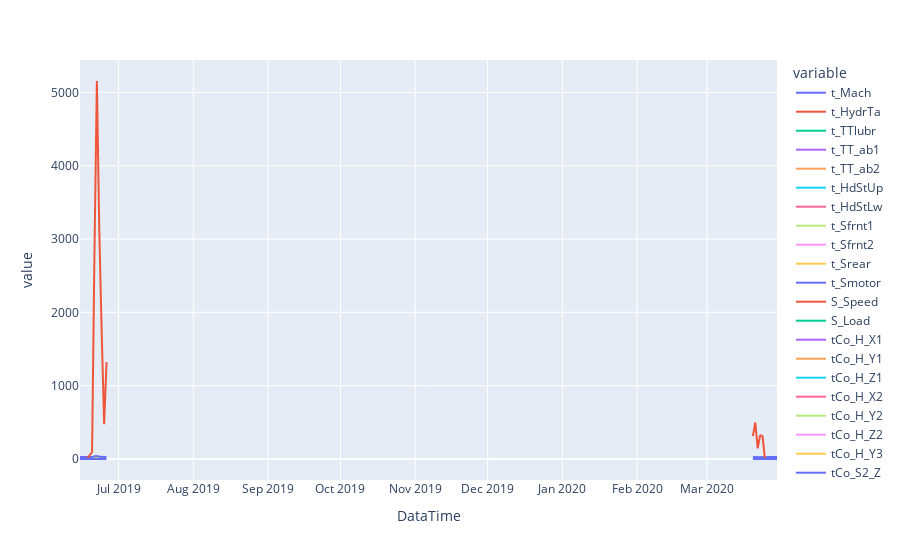

Source (notebook cell):
### Markdown cell above
## Processo per caricare tutti i file dello stesso tipo

### Code cell
path = 'Tabelle_omv/'
data_file = 'DiagnosisTable'
data_list=[]

for filename in os.listdir(path):
    if filename.endswith(".txt") and data_file in filename: 
        print(filename[:-4])
        txt_to_csv(filename = path + filename[:-4],
                   filedest = path + 'csv/' + filename[:-4])
        
        data = load_data(path + 'csv/' + filename[:-4] + '.csv')
        data_list.append(data)
        
data_all = pd.concat(data_list)
data_all.sort_index(inplace = True)


data_all.info()
print(pd.date_range(start = '2020-02-21 22:50:01', end = '2020-04-02 08:52:01' ).difference(data_all.index))
#data_all = data_all.loc['2020-04-03 01:05:00':'2020-05-03 23:05:00']
data_all.drop('OpMode', axis=1, inplace=True)
data_all = data_all.resample('1D').mean()
#data_all = data_all.loc['2020-04-01 23:05:00':'2020-05-05 23:05:00']
#data_all['t_Mach'].plot(figsize=(15,10))
#data_all.info()

#for index, row in data_all.iterrows():
#    print(index, row['t_Mach'])


fig = px.line(data_all)
fig.show()

### Figure 1 — Plotly figure (JSON) as saved in the notebook; plotly's stock layout.template omitted (floating-point values rounded to 4 significant figures; data arrays with more than 128 entries replaced by an {"elided": "..."} marker saying what was removed)
{"data": [{"hovertemplate": "variable=t_Mach<br>DataTime=%{x}<br>value=%{y}<extra></extra>", "legendgroup": "t_Mach", "line": {"color": "#636efa", "dash": "solid"}, "mode": "lines", "name": "t_Mach", "showlegend": true, "type": "scattergl", "x": {"elided": "290 str values"}, "xaxis": "x", "y": {"elided": "290 float values"}, "yaxis": "y"}, {"hovertemplate": "variable=t_HydrTa<br>DataTime=%{x}<br>value=%{y}<extra></extra>", "legendgroup": "t_HydrTa", "line": {"color": "#EF553B", "dash": "solid"}, "mode": "lines", "name": "t_HydrTa", "showlegend": true, "type": "scattergl", "x": {"elided": "290 str values"}, "xaxis": "x", "y": {"elided": "290 float values"}, "yaxis": "y"}, {"hovertemplate": "variable=t_TTlubr<br>DataTime=%{x}<br>value=%{y}<extra></extra>", "legendgroup": "t_TTlubr", "line": {"color": "#00cc96", "dash": "solid"}, "mode": "lines", "name": "t_TTlubr", "showlegend": true, "type": "scattergl", "x": {"elided": "290 str values"}, "xaxis": "x", "y": {"elided": "290 float values"}, "yaxis": "y"}, {"hovertemplate": "variable=t_TT_ab1<br>DataTime=%{x}<br>value=%{y}<extra></extra>", "legendgroup": "t_TT_ab1", "line": {"color": "#ab63fa", "dash": "solid"}, "mode": "lines", "name": "t_TT_ab1", "showlegend": true, "type": "scattergl", "x": {"elided": "290 str values"}, "xaxis": "x", "y": {"elided": "290 float values"}, "yaxis": "y"}, {"hovertemplate": "variable=t_TT_ab2<br>DataTime=%{x}<br>value=%{y}<extra></extra>", "legendgroup": "t_TT_ab2", "line": {"color": "#FFA15A", "dash": "solid"}, "mode": "lines", "name": "t_TT_ab2", "showlegend": true, "type": "scattergl", "x": {"elided": "290 str values"}, "xaxis": "x", "y": {"elided": "290 float values"}, "yaxis": "y"}, {"hovertemplate": "variable=t_HdStUp<br>DataTime=%{x}<br>value=%{y}<extra></extra>", "legendgroup": "t_HdStUp", "line": {"color": "#19d3f3", "dash": "solid"}, "mode": "lines", "name": "t_HdStUp", "showlegend": true, "type": "scattergl", "x": {"elided": "290 str values"}, "xaxis": "x", "y": {"elided": "290 float values"}, "yaxis": "y"}, {"hovertemplate": "variable=t_HdStLw<br>DataTime=%{x}<br>value=%{y}<extra></extra>", "legendgroup": "t_HdStLw", "line": {"color": "#FF6692", "dash": "solid"}, "mode": "lines", "name": "t_HdStLw", "showlegend": true, "type": "scattergl", "x": {"elided": "290 str values"}, "xaxis": "x", "y": {"elided": "290 float values"}, "yaxis": "y"}, {"hovertemplate": "variable=t_Sfrnt1<br>DataTime=%{x}<br>value=%{y}<extra></extra>", "legendgroup": "t_Sfrnt1", "line": {"color": "#B6E880", "dash": "solid"}, "mode": "lines", "name": "t_Sfrnt1", "showlegend": true, "type": "scattergl", "x": {"elided": "290 str values"}, "xaxis": "x", "y": {"elided": "290 float values"}, "yaxis": "y"}, {"hovertemplate": "variable=t_Sfrnt2<br>DataTime=%{x}<br>value=%{y}<extra></extra>", "legendgroup": "t_Sfrnt2", "line": {"color": "#FF97FF", "dash": "solid"}, "mode": "lines", "name": "t_Sfrnt2", "showlegend": true, "type": "scattergl", "x": {"elided": "290 str values"}, "xaxis": "x", "y": {"elided": "290 float values"}, "yaxis": "y"}, {"hovertemplate": "variable=t_Srear<br>DataTime=%{x}<br>value=%{y}<extra></extra>", "legendgroup": "t_Srear", "line": {"color": "#FECB52", "dash": "solid"}, "mode": "lines", "name": "t_Srear", "showlegend": true, "type": "scattergl", "x": {"elided": "290 str values"}, "xaxis": "x", "y": {"elided": "290 float values"}, "yaxis": "y"}, {"hovertemplate": "variable=t_Smotor<br>DataTime=%{x}<br>value=%{y}<extra></extra>", "legendgroup": "t_Smotor", "line": {"color": "#636efa", "dash": "solid"}, "mode": "lines", "name": "t_Smotor", "showlegend": true, "type": "scattergl", "x": {"elided": "290 str values"}, "xaxis": "x", "y": {"elided": "290 float values"}, "yaxis": "y"}, {"hovertemplate": "variable=S_Speed<br>DataTime=%{x}<br>value=%{y}<extra></extra>", "legendgroup": "S_Speed", "line": {"color": "#EF553B", "dash": "solid"}, "mode": "lines", "name": "S_Speed", "showlegend": true, "type": "scattergl", "x": {"elided": "290 str values"}, "xaxis": "x", "y": {"elided": "290 float values"}, "yaxis": "y"}, {"hovertemplate": "variable=S_Load<br>DataTime=%{x}<br>value=%{y}<extra></extra>", "legendgroup": "S_Load", "line": {"color": "#00cc96", "dash": "solid"}, "mode": "lines", "name": "S_Load", "showlegend": true, "type": "scattergl", "x": {"elided": "290 str values"}, "xaxis": "x", "y": {"elided": "290 float values"}, "yaxis": "y"}, {"hovertemplate": "variable=tCo_H_X1<br>DataTime=%{x}<br>value=%{y}<extra></extra>", "legendgroup": "tCo_H_X1", "line": {"color": "#ab63fa", "dash": "solid"}, "mode": "lines", "name": "tCo_H_X1", "showlegend": true, "type": "scattergl", "x": {"elided": "290 str values"}, "xaxis": "x", "y": {"elided": "290 int values"}, "yaxis": "y"}, {"hovertemplate": "variable=tCo_H_Y1<br>DataTime=%{x}<br>value=%{y}<extra></extra>", "legendgroup": "tCo_H_Y1", "line": {"color": "#FFA15A", "dash": "solid"}, "mode": "lines", "name": "tCo_H_Y1", "showlegend": true, "type": "scattergl", "x": {"elided": "290 str values"}, "xaxis": "x", "y": {"elided": "290 float values"}, "yaxis": "y"}, {"hovertemplate": "variable=tCo_H_Z1<br>DataTime=%{x}<br>value=%{y}<extra></extra>", "legendgroup": "tCo_H_Z1", "line": {"color": "#19d3f3", "dash": "solid"}, "mode": "lines", "name": "tCo_H_Z1", "showlegend": true, "type": "scattergl", "x": {"elided": "290 str values"}, "xaxis": "x", "y": {"elided": "290 float values"}, "yaxis": "y"}, {"hovertemplate": "variable=tCo_H_X2<br>DataTime=%{x}<br>value=%{y}<extra></extra>", "legendgroup": "tCo_H_X2", "line": {"color": "#FF6692", "dash": "solid"}, "mode": "lines", "name": "tCo_H_X2", "showlegend": true, "type": "scattergl", "x": {"elided": "290 str values"}, "xaxis": "x", "y": {"elided": "290 int values"}, "yaxis": "y"}, {"hovertemplate": "variable=tCo_H_Y2<br>DataTime=%{x}<br>value=%{y}<extra></extra>", "legendgroup": "tCo_H_Y2", "line": {"color": "#B6E880", "dash": "solid"}, "mode": "lines", "name": "tCo_H_Y2", "showlegend": true, "type": "scattergl", "x": {"elided": "290 str values"}, "xaxis": "x", "y": {"elided": "290 float values"}, "yaxis": "y"}, {"hovertemplate": "variable=tCo_H_Z2<br>DataTime=%{x}<br>value=%{y}<extra></extra>", "legendgroup": "tCo_H_Z2", "line": {"color": "#FF97FF", "dash": "solid"}, "mode": "lines", "name": "tCo_H_Z2", "showlegend": true, "type": "scattergl", "x": {"elided": "290 str values"}, "xaxis": "x", "y": {"elided": "290 int values"}, "yaxis": "y"}, {"hovertemplate": "variable=tCo_H_Y3<br>DataTime=%{x}<br>value=%{y}<extra></extra>", "legendgroup": "tCo_H_Y3", "line": {"color": "#FECB52", "dash": "solid"}, "mode": "lines", "name": "tCo_H_Y3", "showlegend": true, "type": "scattergl", "x": {"elided": "290 str values"}, "xaxis": "x", "y": {"elided": "290 int values"}, "yaxis": "y"}, {"hovertemplate": "variable=tCo_S2_Z<br>DataTime=%{x}<br>value=%{y}<extra></extra>", "legendgroup": "tCo_S2_Z", "line": {"color": "#636efa", "dash": "solid"}, "mode": "lines", "name": "tCo_S2_Z", "showlegend": true, "type": "scattergl", "x": {"elided": "290 str values"}, "xaxis": "x", "y": {"elided": "290 int values"}, "yaxis": "y"}], "layout": {"legend": {"title": {"text": "variable"}, "tracegroupgap": 0}, "margin": {"t": 60}, "xaxis": {"anchor": "y", "domain": [0, 1], "title": {"text": "DataTime"}}, "yaxis": {"anchor": "x", "domain": [0, 1], "title": {"text": "value"}}}}
